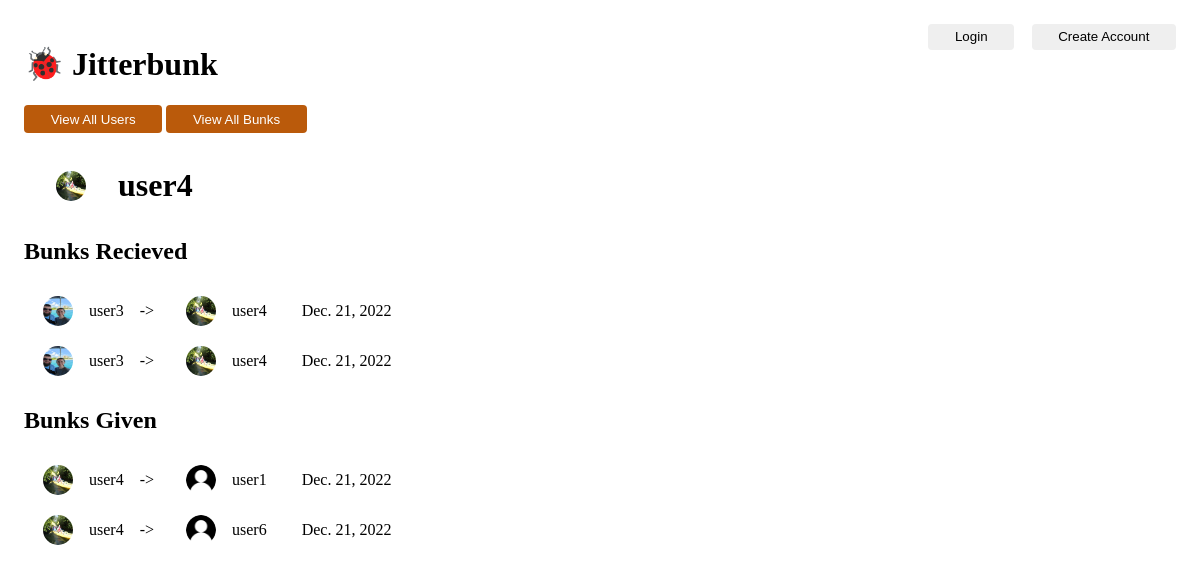
Page /user/4 on the committed database.
### jitter/models.py (models this page shows, shortened)
class JitterbunkUser(models.Model):
	photo = models.ImageField(upload_to="photos")
	user = models.OneToOneField(User, on_delete=models.CASCADE)
	def __str__(self):
		return self.user.username

class Bunk(models.Model):
	from_user = models.ForeignKey(JitterbunkUser, on_delete=models.SET_NULL, related_name="bunks_sent", null=True)
	to_user = models.ForeignKey(JitterbunkUser, on_delete=models.SET_NULL, related_name="bunks_recieved", null=True)
	time = models.DateTimeField('bunk time')

### jitter/views.py (the view)
# urls.py: path('user/<int:user_id>', views.UserBunkView.as_view(), name='user_page'),
class UserBunkView(generic.TemplateView):
    template_name = "jitter/user_page.html"
    def get_context_data(self, **kwargs):
        context = super().get_context_data(**kwargs)
        user = get_object_or_404(JitterbunkUser, pk=kwargs["user_id"])
        context["user"] = user
        context["bunks_recieved"] = user.bunks_recieved.all().order_by('-time')
        context["bunks_given"] = user.bunks_sent.all().order_by('-time')
        context["users"] = JitterbunkUser.objects.all()
        return context

### jitter/templates/jitter/user_page.html (shortened to what this page needs)
{% load static %}
<link rel="stylesheet" type="text/css" href="{% static 'jitter/style.css' %}">
{% include "jitter/header.html" %}
<nav>
	<button onclick="location.href='{% url 'jitter:users' %}'"> View All Users </button>
	<button onclick="location.href='{% url 'jitter:all_bunks' %}'"> View All Bunks </button>
</nav>
<h1> {% include "jitter/user.html" %}</h1>
<h2> Bunks Recieved </h2>
{% include "jitter/bunk_list.html" with bunk_list=bunks_recieved %}
<h2> Bunks Given </h2>
{% include "jitter/bunk_list.html" with bunk_list=bunks_given %}

### jitter/templates/jitter/user.html
{% load static %}
<link rel="stylesheet" type="text/css" href="{% static 'jitter/style.css' %}">
<a href="{% url 'jitter:user_page' user.id %}" class="user-info">
	{% if user.photo %}
		<img class="user-photo" src="{{user.photo.url}}"/>
	{% else %}
		<img class="user-photo" src="{% static 'jitter/images/default.png' %}"/>
	{% endif %}
	{{ user }}
</a>

### jitter/templates/jitter/bunk_list.html
{% load static %}
<link rel="stylesheet" type="text/css" href="{% static 'jitter/style.css' %}">
{% if bunk_list %}
	<table>
	{% for bunk in bunk_list %}
	<tr>
		<td>
			<div class="bunk">
				{% include "jitter/user.html" with user=bunk.from_user%}
				<span class="arrow"> -> </span>
				{% include "jitter/user.html" with user=bunk.to_user%}
			</div>
		</td>
		<td class="bunk-time">
			{{ bunk.time.date }}
		</td>
	</tr>
	{% endfor %}
	</table>
{% else %}
	<p> No bunks. </p>
{% endif %}

### jitter/static/jitter/style.css (style rules this page uses)
.user-photo { max-height: 30px; max-width: 30px; min-height: 30px; min-width: 30px; object-fit: fill; border-radius: 50%; margin: 0.5em 1em; }
.user-info { text-decoration: none; color: black; display: flex; align-items: center; }
.bunk { display: inline-flex; align-items: center; }
.bunk-time { padding-left: 2em; }
.arrow { margin: .5em 1em; }
a { text-decoration: none; }
nav button { background-color: #ba5a0b; color: white; border: none; border-radius: .3em; padding: .5em 2em; }

### rows in the picture
JitterbunkUser: photo (picture), user.username "user4"
Bunk: photo (picture), time "Dec. 21, 2022"
JitterbunkUser: user.username "user3"
Bunk: photo (picture), time "Dec. 21, 2022"
Bunk: photo (picture), time "Dec. 21, 2022"
JitterbunkUser: user.username "user1"
Bunk: photo (picture), time "Dec. 21, 2022"
JitterbunkUser: user.username "user6"
